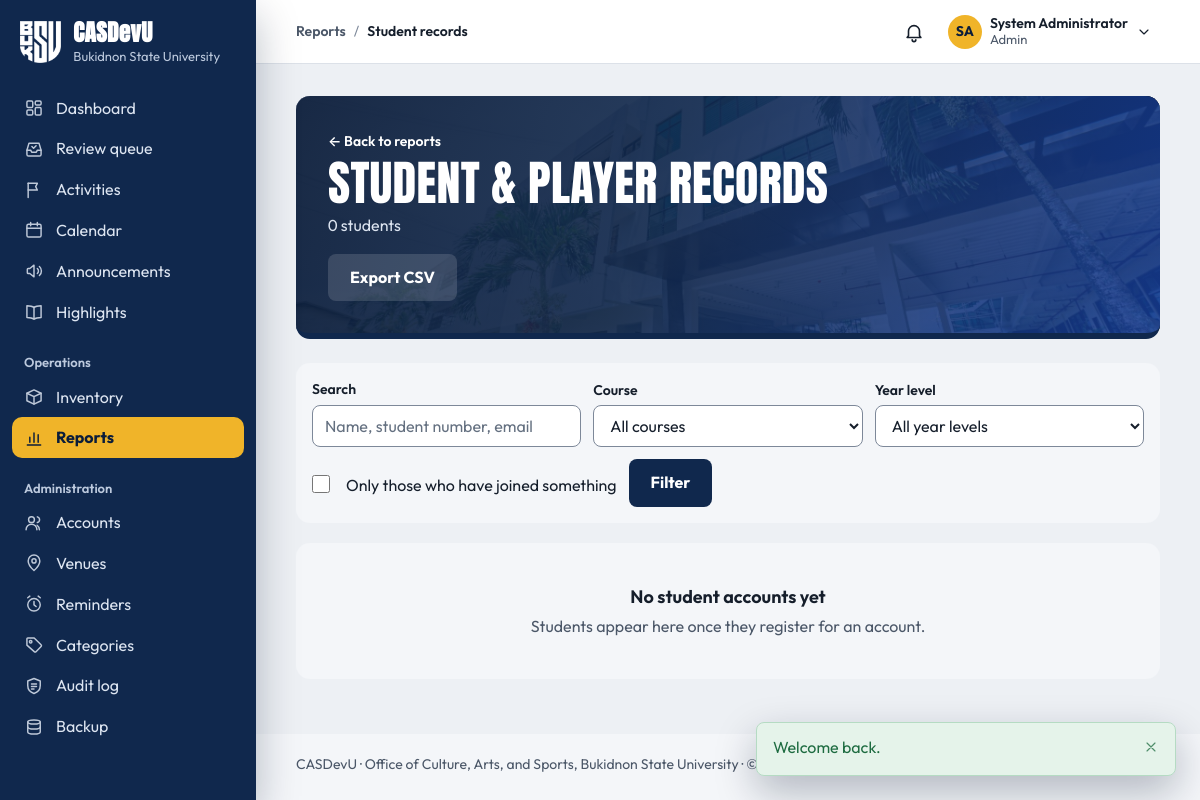
Page /reports/students.php (signed in) on the committed database.
### tables this page shows
CREATE TABLE settings (
    setting_key     VARCHAR(80) PRIMARY KEY,
    setting_value   TEXT NULL,
    description     VARCHAR(255) NULL,
    updated_at      TIMESTAMP NOT NULL DEFAULT CURRENT_TIMESTAMP
                        ON UPDATE CURRENT_TIMESTAMP
);

CREATE TABLE users (
    user_id         INT UNSIGNED AUTO_INCREMENT PRIMARY KEY,
    role_id         TINYINT UNSIGNED NOT NULL,

     
    email           VARCHAR(150) NOT NULL UNIQUE,    
    password_hash   VARCHAR(255) NOT NULL,           
     
    student_number  VARCHAR(30)  NULL UNIQUE,        
    first_name      VARCHAR(80)  NOT NULL,
    middle_name     VARCHAR(80)  NULL,
    last_name       VARCHAR(80)  NOT NULL,
    sex             ENUM('male','female','other') NULL,
    birth_date      DATE         NULL,
    contact_number  VARCHAR(30)  NULL,
    photo_path      VARCHAR(255) NULL,
    id_front_path   VARCHAR(255) NULL,               
    id_back_path    VARCHAR(255) NULL,               

     
    course_id       INT UNSIGNED     NULL,
    year_level_id   TINYINT UNSIGNED NULL,
    section         VARCHAR(20)      NULL,
     
    connection_note VARCHAR(500)     NULL,

     
    status          ENUM('pending','active','inactive','suspended')
                        NOT NULL DEFAULT 'pending',
    last_login_at   DATETIME NULL,
    created_at      TIMESTAMP NOT NULL DEFAULT CURRENT_TIMESTAMP,
    updated_at      TIMESTAMP NOT NULL DEFAULT CURRENT_TIMESTAMP
                        ON UPDATE CURRENT_TIMESTAMP,

    CONSTRAINT fk_users_role       FOREIGN KEY (role_id)       REFERENCES roles(role_id),
    CONSTRAINT fk_users_course     FOREIGN KEY (course_id)     REFERENCES courses(course_id)
                                       ON DELETE SET NULL,
    CONSTRAINT fk_users_year_level FOREIGN KEY (year_level_id) REFERENCES year_levels(year_level_id)
                                       ON DELETE SET NULL,

    INDEX idx_users_role   (role_id),
    INDEX idx_users_status (status),
    INDEX idx_users_name   (last_name, first_name)
);

### includes/layout/header.php (shortened to what the rows shown need)
<?php
$user         = current_user();
$role         = current_role();
$attentionItems = $user ? attention_items() : [];
$reviewCount  = $user && can_review() ? review_counts()['total'] : 0;
$currentFile  = basename($_SERVER['SCRIPT_NAME']);
$currentDir   = basename(dirname($_SERVER['SCRIPT_NAME']));
$isStudent    = $role === 'student';
$navSection = match (true) {
    in_array($currentDir, ['public', ''], true) && $currentFile === 'index.php'   => 'dashboard',
    in_array($currentDir, ['public', ''], true) && $currentFile === 'review.php'  => 'review',
    $currentFile === 'notifications.php'                        => 'notifications',
    $currentFile === 'profile.php'                              => 'profile',
    $currentFile === 'settings.php'                             => 'settings',
    $currentFile === 'calendar.php'                             => 'calendar',
    $currentDir === 'activities'                                => 'activities',
    $currentDir === 'announcements'                             => 'announcements',
    $currentDir === 'highlights'                                => 'highlights',
    $currentDir === 'inventory' && $isStudent && in_array($currentFile, ['reservations.php', 'borrow.php'], true) => 'borrow-requests',
    $currentDir === 'inventory'                                 => 'inventory',
    $currentDir === 'reports'                                   => 'reports',
    $currentDir === 'admin'                                     => pathinfo($currentFile, PATHINFO_FILENAME),
    $currentDir === 'requirements' && $isStudent                => 'my-requirements',
    $currentDir === 'participation' && $isStudent               => 'my-activities',
    $currentDir === 'participation' || $currentDir === 'requirements' => 'activities',
    default                                                     => '',
};
$sections = [
    'dashboard'       => ['Dashboard', 'index.php'],
    'review'          => ['Review queue', 'review.php'],
    'notifications'   => ['Notifications', 'notifications.php'],
    'profile'         => ['My profile', 'profile.php'],
    'settings'        => ['Settings', 'settings.php'],
    'calendar'        => ['Calendar', 'activities/calendar.php'],
    'activities'      => ['Activities', 'activities/index.php'],
    'announcements'   => ['Announcements', 'announcements/index.php'],
    'highlights'      => ['Highlights', 'highlights/index.php'],
    'inventory'       => [$isStudent ? 'Costumes & equipment' : 'Inventory', 'inventory/index.php'],
    'reports'         => ['Reports', 'reports/index.php'],
    'my-activities'   => ['My activities', 'participation/my-activities.php'],
    'my-requirements' => ['My requirements', 'requirements/mine.php'],
    'borrow-requests' => ['My borrow requests', 'inventory/reservations.php'],
    'users'           => ['Accounts', 'admin/users.php'],
    'venues'          => ['Venues', 'admin/venues.php'],
    'reminders'       => ['Reminders', 'admin/reminders.php'],
    'categories'      => ['Categories', 'admin/categories.php'],
    'audit'           => ['Audit log', 'admin/audit.php'],
    'backup'          => ['Backup', 'admin/backup.php'],
];
function nav_link(string $section, string $href, string $label, string $navSection, int $count = 0, string $countLabel = 'waiting'): string
{
    $current = $section === $navSection ? ' aria-current="page"' : '';
    $badge   = $count > 0
        ? '<span class="nav-count" aria-label="' . $count . ' ' . e($countLabel) . '">' . ($count > 99 ? '99+' : $count) . '</span>'
        : '';
    return '<a class="nav-link" href="' . e(url($href)) . '"' . $current . '>'
         . icon($section === 'inventory' && current_role() === 'student' ? 'equipment' : $section, 'nav-icon')
         . '<span class="nav-label">' . e($label) . '</span>' . $badge . '</a>';
}
$initials = $user
    ? strtoupper(mb_substr((string) $user['first_name'], 0, 1) . mb_substr((string) $user['last_name'], 0, 1))
    : '';
?>
<!DOCTYPE html>
<html lang="en">
<head>
    <link rel="stylesheet" href="<?= asset('css/style.css') ?>">
</head>
<body>
<div class="app<?= $user ? '' : ' app-public' ?>">
<?php if ($user): ?>
    <aside class="sidebar" id="sidebar" aria-label="Main navigation">
        <div class="sidebar-brand">
            <a class="brand" href="<?= url('index.php') ?>">
                <img class="brand-logo" src="<?= asset('img/buksu-logo-white.png') ?>" alt="" width="126" height="128">
                <span class="brand-text">
                    <span class="brand-mark"><?= e(APP_NAME) ?></span>
                    <span class="brand-sub"><?= e(university_name()) ?></span>
                </span>
            </a>
        </div>
        <nav class="sidebar-nav" aria-label="Sections">
            <div class="nav-group">
                <?= nav_link('dashboard', 'index.php', 'Dashboard', $navSection) ?>
                <?php if ($isStudent): ?>
                    <?= nav_link('my-activities', 'participation/my-activities.php', 'My activities', $navSection) ?>
                    <?= nav_link('my-requirements', 'requirements/mine.php', 'My requirements', $navSection) ?>
                <?php elseif (can_review()): ?>
                    <?= nav_link('review', 'review.php', 'Review queue', $navSection, $reviewCount, 'waiting for review') ?>
                <?php endif; ?>
                <?= nav_link('activities', 'activities/index.php', 'Activities', $navSection) ?>
                <?= nav_link('calendar', 'activities/calendar.php', 'Calendar', $navSection) ?>
                <?= nav_link('announcements', 'announcements/index.php', 'Announcements', $navSection) ?>
                <?= nav_link('highlights', 'highlights/index.php', 'Highlights', $navSection) ?>
            </div>
            <?php if (has_role('staff', 'admin', 'coordinator')): ?>
                <div class="nav-group">
                    <p class="nav-group-title">Operations</p>
                    <?= nav_link('inventory', 'inventory/index.php', 'Inventory', $navSection) ?>
                    <?= nav_link('reports', 'reports/index.php', 'Reports', $navSection) ?>
                </div>
            <?php endif; ?>
            <?php if (has_role('staff', 'admin')): ?>
                <div class="nav-group">
                    <p class="nav-group-title">Administration</p>
                    <?= nav_link('users', 'admin/users.php', 'Accounts', $navSection) ?>
                    <?= nav_link('venues', 'admin/venues.php', 'Venues', $navSection) ?>
                    <?= nav_link('reminders', 'admin/reminders.php', 'Reminders', $navSection) ?>
                    <?php if (has_role('admin')): ?>
                        <?= nav_link('categories', 'admin/categories.php', 'Categories', $navSection) ?>
                        <?= nav_link('audit', 'admin/audit.php', 'Audit log', $navSection) ?>
                        <?= nav_link('backup', 'admin/backup.php', 'Backup', $navSection) ?>
                    <?php endif; ?>
                </div>
            <?php endif; ?>
        </nav>
    </aside>
<?php endif; ?>
<div class="main">
<?php if ($user): ?>
    <?php
    [$sectionLabel, $sectionHref] = $sections[$navSection] ?? ['', ''];
    $pageLabel  = (string) ($pageTitle ?? '');
    $isSectionHome = $sectionHref !== '' && str_ends_with($_SERVER['SCRIPT_NAME'], '/' . $sectionHref);
    ?>
    <header class="topbar">
        <nav class="breadcrumb" aria-label="Breadcrumb">
            <ol>
                <?php if ($sectionLabel !== '' && !$isSectionHome): ?>
                    <li><a href="<?= url($sectionHref) ?>"><?= e($sectionLabel) ?></a></li>
                    <li aria-current="page"><?= e($pageLabel) ?></li>
                <?php else: ?>
                    <li aria-current="page"><?= e($sectionLabel !== '' ? $sectionLabel : $pageLabel) ?></li>
                <?php endif; ?>
            </ol>
        </nav>
        <div class="topbar-actions">
            <?php require __DIR__ . '/notifications-menu.php'; ?>
            <details class="account-menu" data-menu>
                <summary class="account-trigger" aria-label="Account menu for <?= e(full_name($user)) ?>">
                    <?php if ($userPhotoUrl = user_photo_url($user)): ?>
                        <img class="account-initials" src="<?= e($userPhotoUrl) ?>" alt="" width="34" height="34">
                    <?php else: ?>
                        <span class="account-initials" aria-hidden="true"><?= e($initials) ?></span>
                    <?php endif; ?>
                    <span class="account-text">
                        <span class="account-name"><?= e(full_name($user)) ?></span>
                        <span class="account-role"><?= e(ucfirst((string) $role)) ?></span>
                    </span>
                    <?= icon('chevron-down', 'icon account-chevron') ?>
                </summary>
            </details>
        </div>
    </header>
<?php endif; ?>
<main class="page" id="main" tabindex="-1">

### includes/layout/footer.php
</main>
<footer class="footer">
    <p><?= e(APP_NAME) ?> · <?= e(office_name()) ?>, <?= e(university_name()) ?> · &copy; <?= date('Y') ?></p>
</footer>
</div>
</div>
</body>
</html>

### rows in the picture
settings: setting_value "Bukidnon State University"
users: initials "SA", full_name($user) "System Administrator"
settings: setting_value "Office of Culture, Arts, and Sports"

### other values in the picture
APP_NAME "CASDevU"
$label "Dashboard Review queue Activities Calendar Announcements Highlights Inventory Reports Accounts Venues Reminders Categories Audit log Backup"
$sectionLabel "Reports"
$pageLabel "Student records"
$role "Admin"
$flashMessage['message'] "Welcome back."
$total "0"
university_name() "Bukidnon State University"
